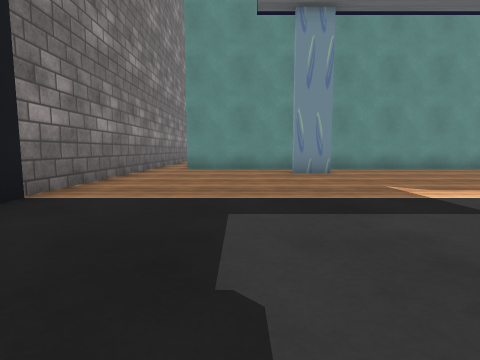
View 1 (above)

24 first-person views from a walk through a 3-D level made in the Unity game engine. The camera is 0.64 m above the floor, tilts 6° down and sees 80° across. The floor is counted in squares, 1 m on a side. Each view is taken from the middle of a square. On the plan, view 1 faces up. The plan holds only what a view shows up to about 9 squares ahead; the rest is blank. The place goes on beyond the plan. The player is left out. Some surface patterns are stand-ins.

View 2
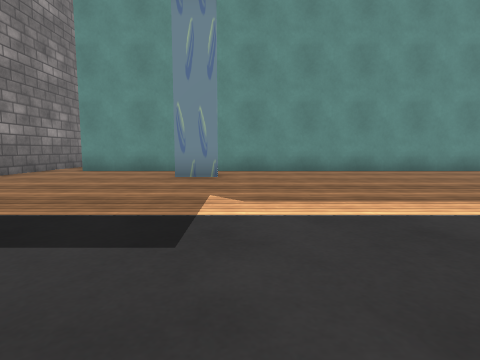

View 3
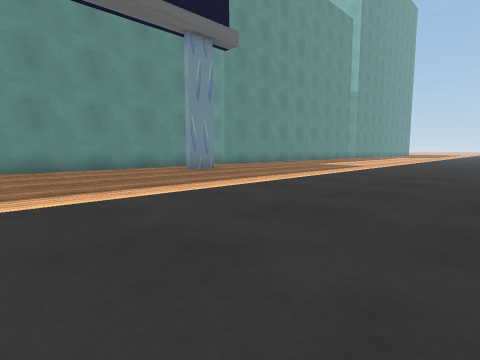

View 4
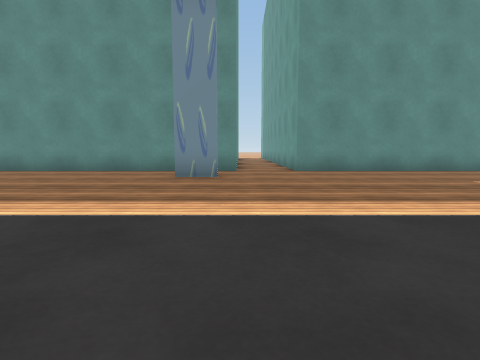

View 5
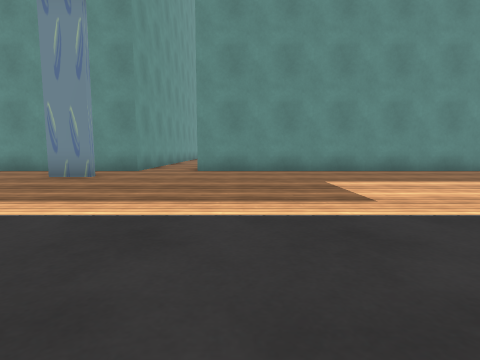

View 6
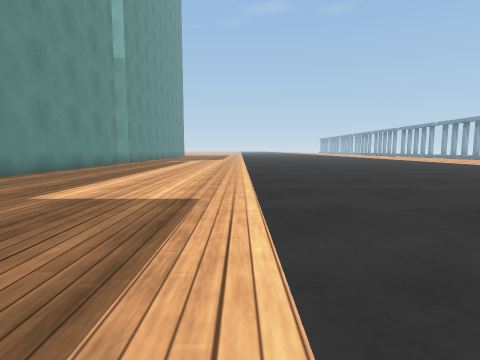

View 7
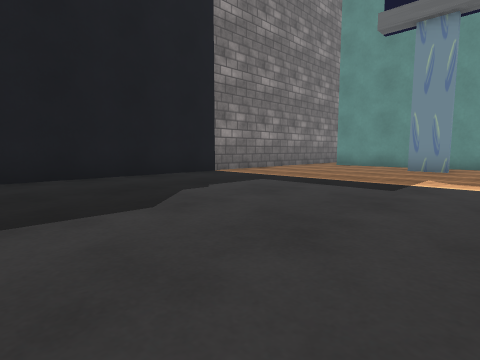

View 8
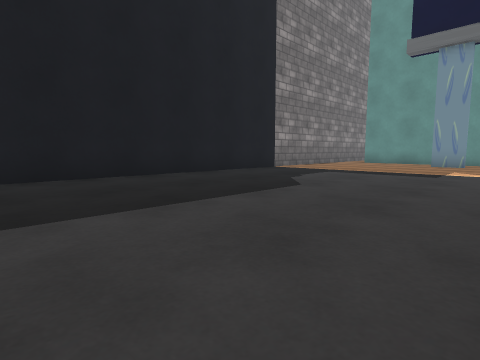

View 9
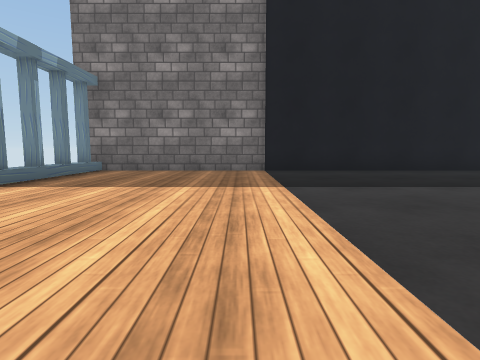

View 10
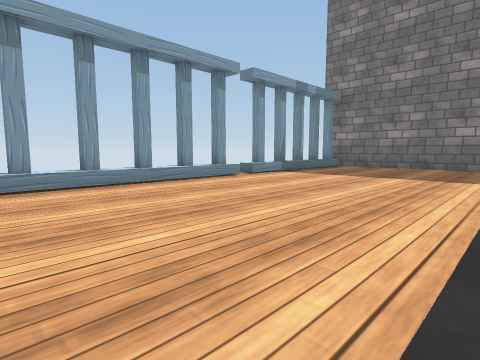

View 11
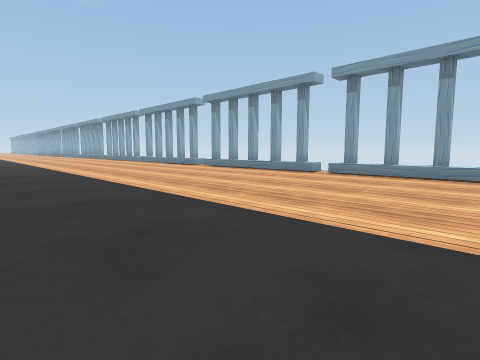

View 12
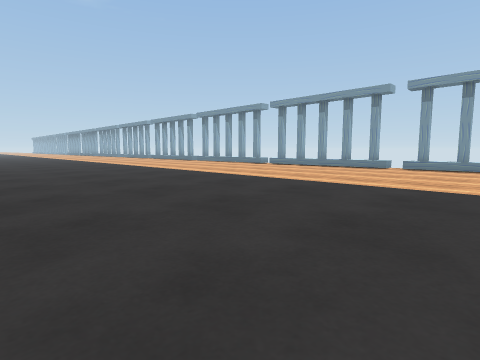

View 13
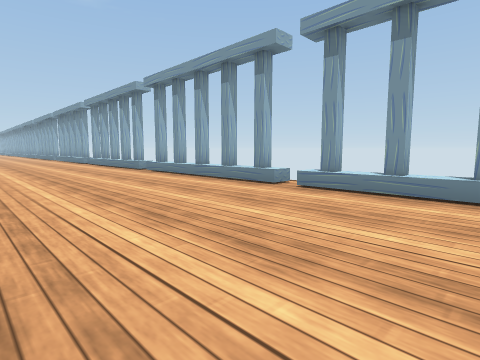

View 14
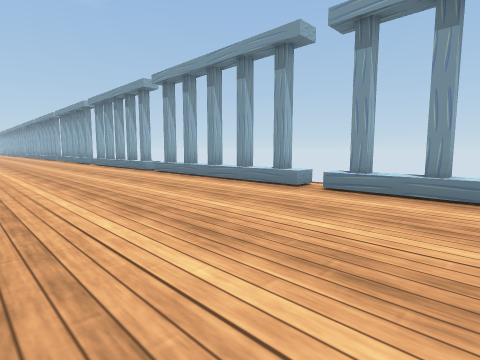

View 15
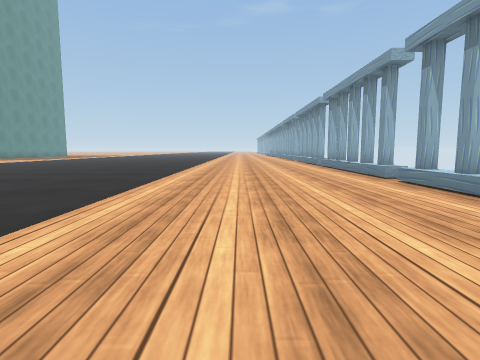

View 16
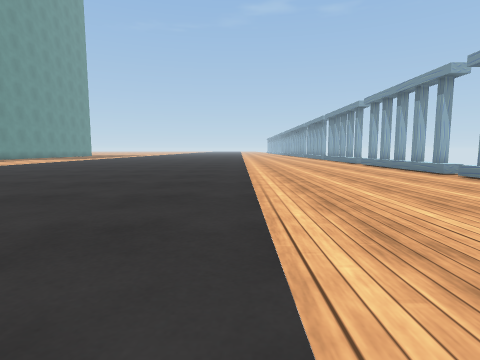

View 17
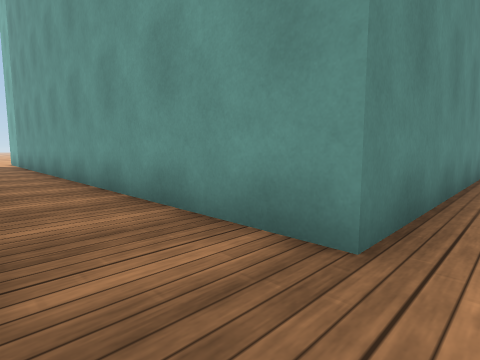

View 18
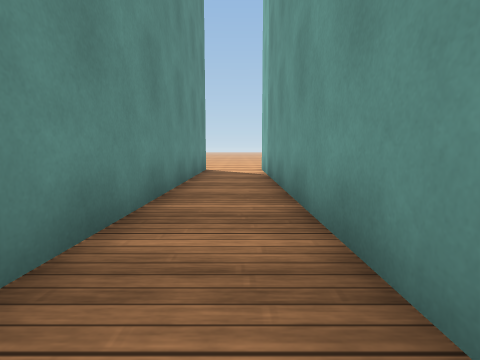

View 19
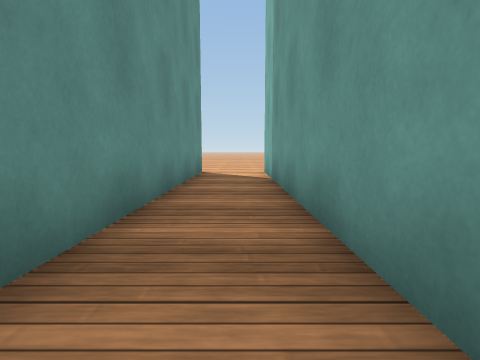

View 20
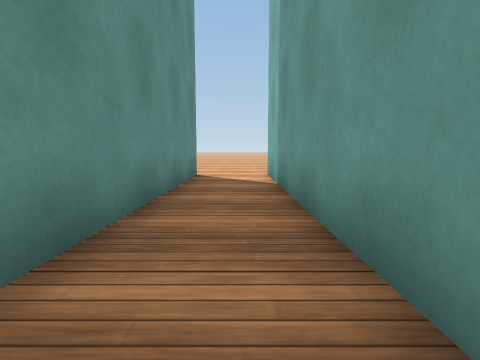

View 21
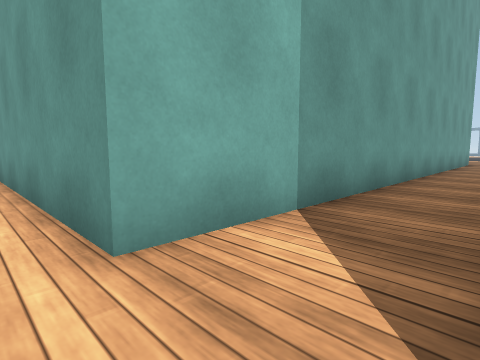

View 22
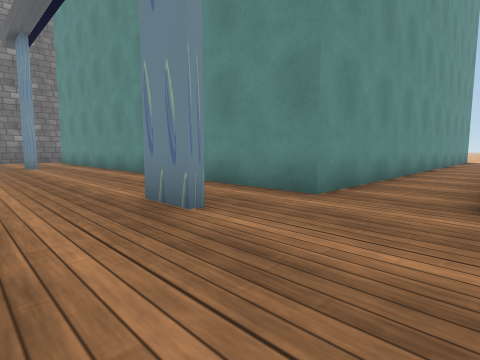

View 23
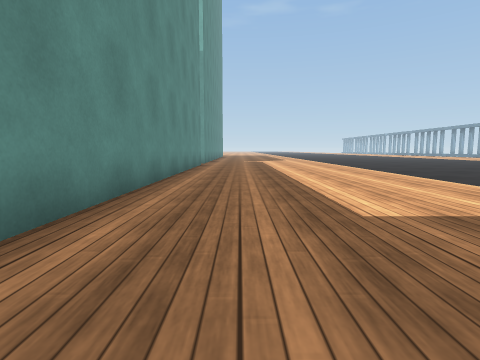

View 24
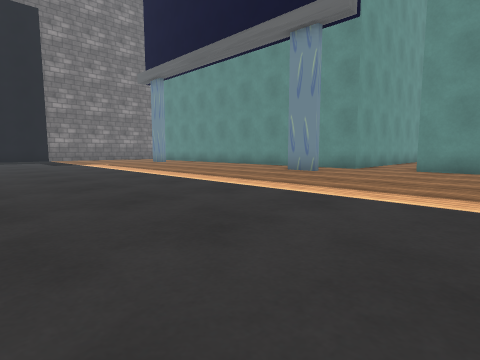

### Floor plan
Points are (right, up) in squares from view 1. A wall is a line through its corners. A room is listed if a view was taken in it or the views show most of it. See-through windows are left out.
Room 1 (views 1, 2, 3, 4, 5, 6, 7, 8, 9, 10, 11, 12, 13, 14, 15, 16, 17, 22, 23, 24)
walls: (8.3, -11.2) (13.4, -11.2); (13.7, -11.2) (18.9, -11.2); (11.9, 9.7) (-1.9, 9.7); (2.8, -11.2) (7.9, -11.2); (19.3, -11.2) (22, -11.2); (-2.7, -11.2) (2.3, -11.2); (22.5, 9.7) (13.7, 9.7); (-2.9, 10.1) (-2.9, -11.8)
low walls: (8.3, -11.8) (8.3, -11.2); (19.3, -11.8) (19.3, -11.2)
ways out: opening at (13, 10) to room 2
objects: other object (2, 8); other object (11, 8)
Room 2 (views 18, 19, 20, 21)
walls: (11.9, 24.4) (11.9, 9.7); (13.7, 9.7) (13.7, 24.4) (19.4, 24.4)
ways out: opening at (13, 10) to room 1

Positions as (right, up) in squares from view 1, and headings:
1: (0, 0), facing up
2: (3, 1), facing up
3: (5, 0), facing up-right
4: (12, 1), facing up
5: (15, 1), facing up
6: (13, 4), facing right
7: (4, -2), facing up-left
8: (4, -5), facing up-left
9: (6, -7), facing left
10: (8, -6), facing down-left
11: (4, -4), facing down-right
12: (5, -1), facing down-right
13: (5, -7), facing down-right
14: (11, -7), facing down-right
15: (13, -8), facing right
16: (12, -6), facing right
17: (12, 9), facing up-right
18: (13, 15), facing up
19: (13, 16), facing up
20: (13, 17), facing up
21: (12, 25), facing down-right
22: (14, 6), facing up-left
23: (14, 8), facing right
24: (16, 0), facing up-left
